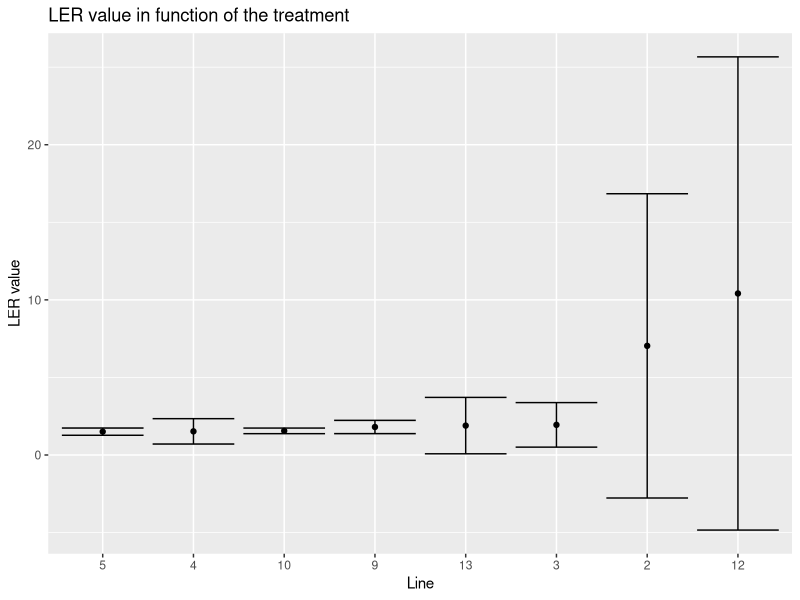
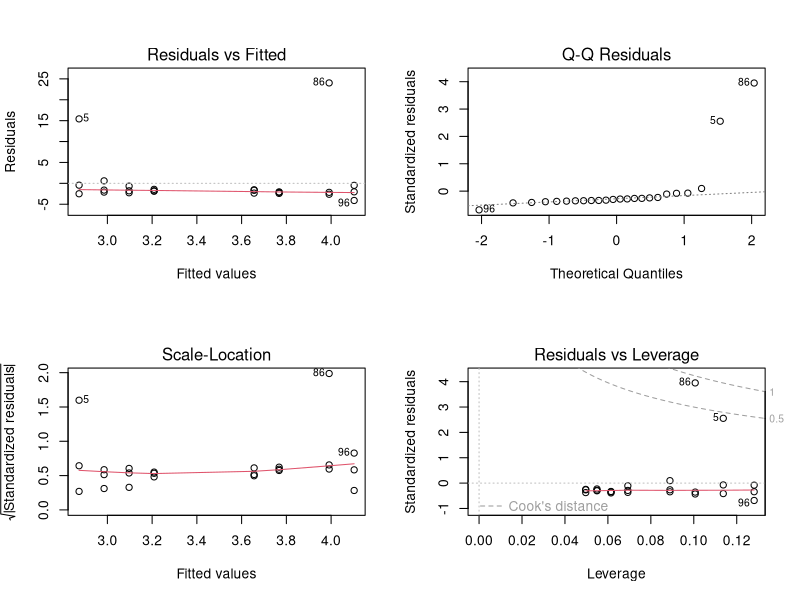
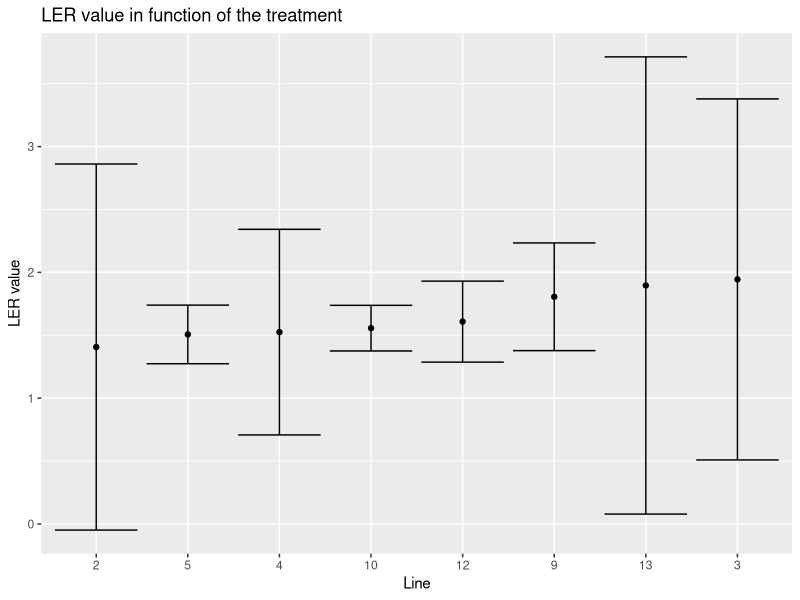
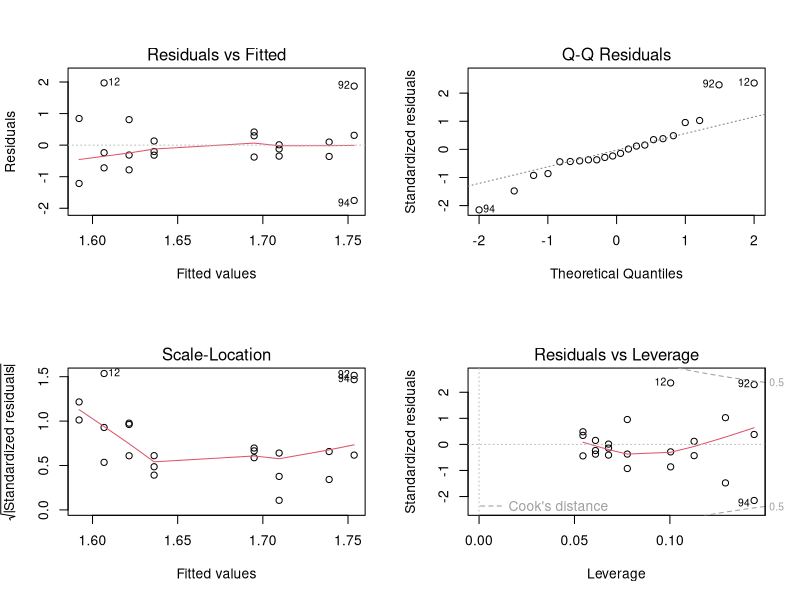

The R script that drew these images, in order:
# library
library(tidyverse)
library(ggplot2)

getwd()
setwd(paste0(getwd(),"/vineyard_analysis"))

### help to build the dataset ####### 

# get the data of the biomass
biomass_cc_w_ini = read.table("4_biomass_cc_w.csv", header = TRUE,sep = ";",
                              dec = ",")
view(biomass_cc_w_ini)

# pivot table 
biomass_cc_w <- biomass_cc_w_ini %>%
  pivot_longer(cols = Z1:Z3, 
               names_to = "zone", values_to = "biomass" )
view(biomass_cc_w)

# get the data of emergence_rate
emergence_cc_w_ini = read.table("4_emergence_rate.csv", header = TRUE,sep = ";",
                              dec = ",")
view(emergence_cc_w_ini)

#pivot table
emergence_cc_w <- emergence_cc_w_ini %>%
  pivot_longer(cols = Z1:Z3, 
               names_to = "zone", values_to = "emergence_rate" )
view(emergence_cc_w)

# join the tables 

biomass_emergence <- biomass_cc_w %>%
  full_join(emergence_cc_w)%>%
  mutate(Line = factor(Line))
view(biomass_emergence)

#do the LER colomns 

# with the emergence rate at the beginning 
LER<-biomass_emergence %>%
  mutate( pre_LERp = biomass / emergence_rate )
  
view(LER)

### importation du bon tableur #####
LER= read.table("4_LER.csv", header = TRUE,sep = ";", dec = ",")
view(LER)

### analysis ####  

##### weed regulation and competition in the cover #### 

# graph of the values of LER in function of the treatment 
LER%>%
  filter( mono_mix == "mix") %>%
  filter (Specie != "Weed") %>%
  mutate(Line=as.factor(Line))%>%
  group_by(Line)%>%
  summarise(mymean=mean(LER_cc, na.rm=T),
            mysd=sd(LER_cc, na.rm=T))%>%
  mutate(ymax=mymean+mysd, ymin=mymean-mysd) %>%
  ggplot (aes(x = reorder(Line, mymean), y = mymean,
              ymin=ymin, ymax=ymax, na.rm=T)) + 
  geom_point()+
  geom_errorbar()+
  labs(x="Line", y="LER value", title = "LER value in function of the treatment")

#Test anova sur les LER
anova.LER <-lm(LER_cc~Line, LER)
anova(anova.LER)
summary(anova.LER)

par(mfrow = c(2,2))
plot(anova.LER)
# ça passe on pourrait enlever les observations 5 et 86

#sans la ligne 5 et 86
LER_best <- LER %>%
  rownames_to_column("observation")%>%
  filter (observation != 86)%>%
  filter( observation != 5)

#graph sans les lignes : 
LER_best%>%
  filter( mono_mix == "mix") %>%
  filter (Specie != "Weed") %>%
  group_by(Line)%>%
  summarise(mymean=mean(LER_cc, na.rm=T),
            mysd=sd(LER_cc, na.rm=T))%>%
  mutate(ymax=mymean+mysd, ymin=mymean-mysd) %>%
  ggplot (aes(x = reorder(Line, mymean), y = mymean,
              ymin=ymin, ymax=ymax, na.rm=T)) + 
  geom_point()+
  geom_errorbar()+
  labs(x="Line", y="LER value", title = "LER value in function of the treatment")

#Test anova 
anova.LER.best <-lm(LER_cc~Line, LER_best)
anova(anova.LER)

par(mfrow = c(2,2))
plot(anova.LER.best)

view(LER)

#### pour chaque espèce, comparaison 

### faire avec la densité de semis le calcul de 
#   la LER pour voir ce que ça rend 


